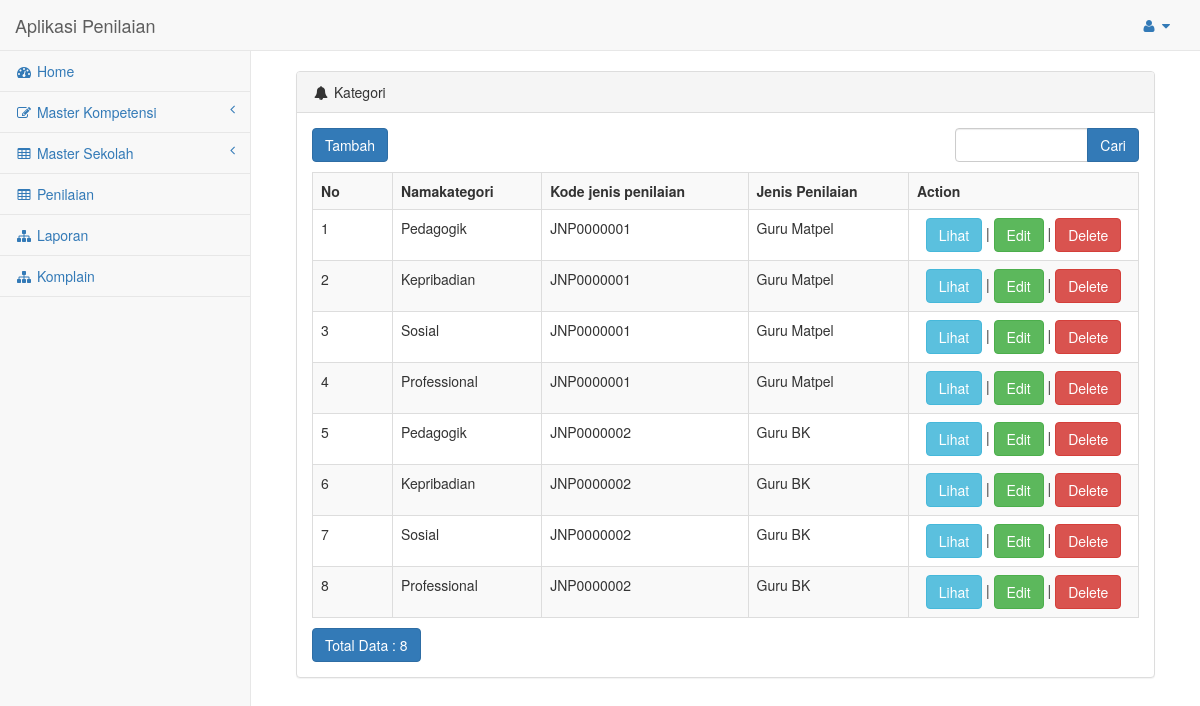
Page /index.php/kategori on the committed database.
### tables this page shows
CREATE TABLE IF NOT EXISTS `kategori` (
  `kodekategori` varchar(10) NOT NULL,
  `namakategori` varchar(30) NOT NULL,
  `kodejenis` varchar(10) NOT NULL
);

CREATE TABLE IF NOT EXISTS `jenispenilaian` (
  `kodejenis` varchar(10) NOT NULL,
  `nama` varchar(50) NOT NULL,
  `keterangan` text NOT NULL
);

### application/controllers/Kategori.php (called while the page is built, shortened)
<?php
class Kategori extends CI_Controller
{
    function __construct()
    {
        $this->load->model('M_kategori');
        $this->load->library('form_validation');
        $this->load->model('M_jenispenilaian');
        $this->load->model('CodeGenerator');
    }
    public function index()
    {
         $this->load->view('nav');
        $this->load->library('pagination');
        $cari = urldecode($this->input->get('cari'));
        $start = intval($this->input->get('start'));
        if ($cari <> '') {
            $config['base_url'] = base_url() . 'kategori/index.html?cari=' . urlencode($cari);
            $config['first_url'] = base_url() . 'kategori/index.html?cari=' . urlencode($cari);
        } else {
            $config['base_url'] = base_url() . 'kategori/index.html';
            $config['first_url'] = base_url() . 'kategori/index.html';
        }
        $config['per_page'] = 10;
        $config['page_query_string'] = TRUE;
        $config['total_rows'] = $this->M_kategori->total_rows($cari);
        $kategori = $this->M_kategori->get_limit_data($config['per_page'], $start, $cari);
        $this->pagination->initialize($config);
        $data = array(
            'kategori_data' => $kategori,
            'cari' => $cari,
            'pagination' => $this->pagination->create_links(),
            'total_rows' => $config['total_rows'],
            'start' => $start,
            'listjenispenilaian' => $this->M_jenispenilaian->selectByAll(),
        );
        $this->load->view('kategori/v_kategori', $data);
         $this->load->view('foot');
    }
}

### index.php (called while the page is built, shortened)
<?php
require_once BASEPATH.'core/CodeIgniter.php';

### application/config/config.php (called while the page is built, shortened)
<?php
$config['base_url'] = "http://localhost/kinerja_res";
$config['index_page'] = '';
$config['uri_protocol']	= 'REQUEST_URI';
$config['url_suffix'] = '.html';
$config['language']	= 'english';
$config['charset'] = 'UTF-8';
$config['enable_hooks'] = FALSE;
$config['subclass_prefix'] = 'MY_';
$config['composer_autoload'] = FALSE;
$config['permitted_uri_chars'] = 'a-z 0-9~%.:_\-';
$config['allow_get_array'] = TRUE;
$config['enable_query_strings'] = FALSE;
$config['controller_trigger'] = 'c';
$config['function_trigger'] = 'm';
$config['directory_trigger'] = 'd';
$config['log_threshold'] = 0;
$config['log_path'] = '';
$config['log_file_extension'] = '';
$config['log_file_permissions'] = 0644;
$config['log_date_format'] = 'Y-m-d H:i:s';
$config['error_views_path'] = '';
$config['cache_path'] = '';
$config['cache_query_string'] = FALSE;
$config['encryption_key'] = 'harviacode';
$config['sess_driver'] = 'files';
$config['sess_cookie_name'] = 'ci_session';
$config['sess_expiration'] = 7200;
$config['sess_save_path'] = NULL;
$config['sess_match_ip'] = FALSE;
$config['sess_time_to_update'] = 300;
$config['sess_regenerate_destroy'] = FALSE;
$config['cookie_prefix']	= '';
$config['cookie_domain']	= '';
$config['cookie_path']		= '/';
$config['cookie_secure']	= FALSE;
$config['cookie_httponly'] 	= FALSE;
$config['standardize_newlines'] = FALSE;
$config['global_xss_filtering'] = FALSE;
$config['csrf_protection'] = FALSE;
$config['csrf_token_name'] = 'csrf_test_name';
$config['csrf_cookie_name'] = 'csrf_cookie_name';
$config['csrf_expire'] = 7200;
$config['csrf_regenerate'] = TRUE;
$config['csrf_exclude_uris'] = array();
$config['compress_output'] = FALSE;
$config['time_reference'] = 'local';
$config['rewrite_short_tags'] = FALSE;
$config['proxy_ips'] = '';

### application/config/pagination.php (called while the page is built, shortened)
<?php  if ( ! defined('BASEPATH')) exit('No direct script access allowed');
$config['query_string_segment'] = 'start';
$config['full_tag_open'] = '<nav><ul class="pagination" style="margin-top:0px">';
$config['full_tag_close'] = '</ul></nav>';
$config['first_link'] = 'First';
$config['first_tag_open'] = '<li>';
$config['first_tag_close'] = '</li>';
$config['last_link'] = 'Last';
$config['last_tag_open'] = '<li>';
$config['last_tag_close'] = '</li>';
$config['next_link'] = 'Next';
$config['next_tag_open'] = '<li>';
$config['next_tag_close'] = '</li>';

### application/models/M_kategori.php (called while the page is built, shortened)
<?php
class M_kategori extends CI_Model
{
    public $table = 'kategori';
    function total_rows() {
        $this->db->from($this->table);
        return $this->db->count_all_results();
    }
    function get_limit_data($limit, $start = 0, $cari = NULL) {
        $this->db->like('kodekategori', $cari);
	$this->db->or_like('namakategori', $cari);
	$this->db->or_like('kodejenis', $cari);
	$this->db->limit($limit, $start);
        return $this->db->get($this->table)->result();
    }
}

### application/models/M_jenispenilaian.php (called while the page is built, shortened)
<?php
class M_jenispenilaian extends CI_Model
{
    public $table = 'jenispenilaian';
    function selectByAll()
    {
        return $this->db->get($this->table)->result();
    }
}

### application/views/kategori/v_kategori.php (the view, shortened to what this page needs)
<div class="col-lg-12">
                    <div class="panel panel-default">
                        <div class="panel-heading">
                            <i class="fa fa-bell fa-fw"></i> Kategori
                        </div>
                         <div class="panel-body">
        <div class="row" style="margin-bottom: 10px">
            <div class="col-md-4">
                <?php echo anchor(site_url('kategori/insert'),'Tambah', 'class="btn btn-primary"'); ?>
            </div>
            <div class="col-md-4 text-center">
            </div>
            <div class="col-md-1 text-right">
            </div>
            <div class="col-md-3 text-right">
                <form action="<?php echo site_url('kategori/index'); ?>" class="form-inline" method="get">
                    <div class="input-group">
                        <input type="text" class="form-control" name="cari" value="<?php echo $cari; ?>">
                        <span class="input-group-btn">
                          <button class="btn btn-primary" type="submit">Cari</button>
                        </span>
                    </div>
                </form>
            </div>
        </div>
        <table class="table table-striped table-bordered table-hover" style="margin-bottom: 10px">
            <tr>
                <th>No</th>
		<th>Namakategori</th>
		<th>Kode jenis penilaian</th>
        <th>Jenis Penilaian</th>
		<th>Action</th>
            </tr><?php
            foreach ($kategori_data as $kategori)
            {
                ?>
                <tr>
			<td width="80px"><?php echo ++$start ?></td>
			<td><?php echo $kategori->namakategori ?></td>
			<td><?php echo $kategori->kodejenis ?></td>
            <td><?php foreach ($listjenispenilaian as $isinya) {
              if($kategori->kodejenis==$isinya->kodejenis){
            ?>
                <?= $isinya->nama ?>
            <?php
             } }?></td>
			<td style="text-align:center" width="230px">
				<?php
				echo anchor(site_url('kategori/view/'.$kategori->kodekategori),'Lihat','class="btn btn-info"');
				echo ' | ';
				echo anchor(site_url('kategori/update/'.$kategori->kodekategori),'Edit','class="btn btn-success"');
				echo ' | ';
				echo anchor(site_url('kategori/delete/'.$kategori->kodekategori),'Delete','class="btn btn-danger" onclick="javasciprt: return confirm(\'Are You Sure ?\')"');
				?>
			</td>
		</tr>
                <?php
            }
            ?>
        </table>
        <div class="row">
            <div class="col-md-6">
                <a href="#" class="btn btn-primary">Total Data : <?php echo $total_rows ?></a>
	    </div>
            <div class="col-md-6 text-right">
            </div>
        </div></div></div></div>

### rows in the picture
kategori: namakategori "Pedagogik", kodejenis "JNP0000001", kodekategori "Lihat", kodekategori "Edit", kodekategori "Delete"
jenispenilaian: nama "Guru Matpel"
kategori: namakategori "Kepribadian", kodejenis "JNP0000001", kodekategori "Lihat", kodekategori "Edit", kodekategori "Delete"
kategori: namakategori "Sosial", kodejenis "JNP0000001", kodekategori "Lihat", kodekategori "Edit", kodekategori "Delete"
kategori: namakategori "Professional", kodejenis "JNP0000001", kodekategori "Lihat", kodekategori "Edit", kodekategori "Delete"
kategori: namakategori "Pedagogik", kodejenis "JNP0000002", kodekategori "Lihat", kodekategori "Edit", kodekategori "Delete"
jenispenilaian: nama "Guru BK"
kategori: namakategori "Kepribadian", kodejenis "JNP0000002", kodekategori "Lihat", kodekategori "Edit", kodekategori "Delete"
kategori: namakategori "Sosial", kodejenis "JNP0000002", kodekategori "Lihat", kodekategori "Edit", kodekategori "Delete"
kategori: namakategori "Professional", kodejenis "JNP0000002", kodekategori "Lihat", kodekategori "Edit", kodekategori "Delete"

### other values in the picture
$total_rows "8"
